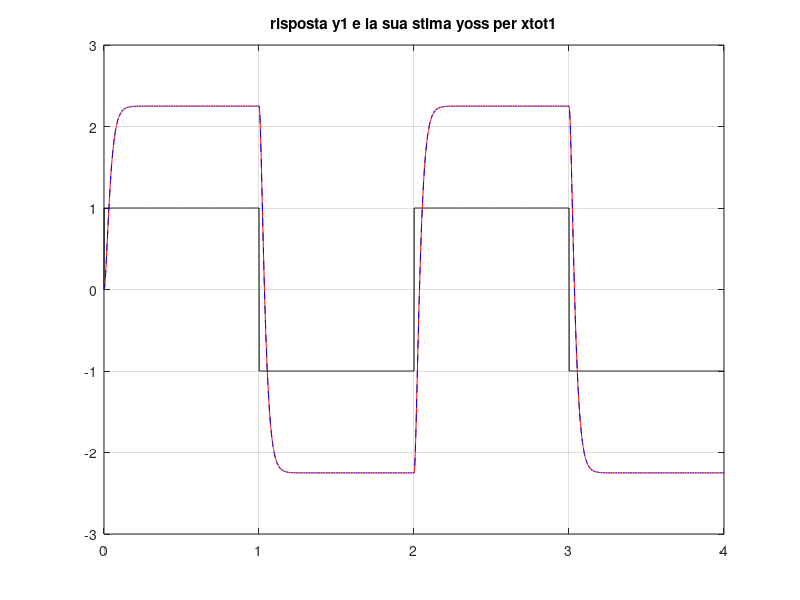
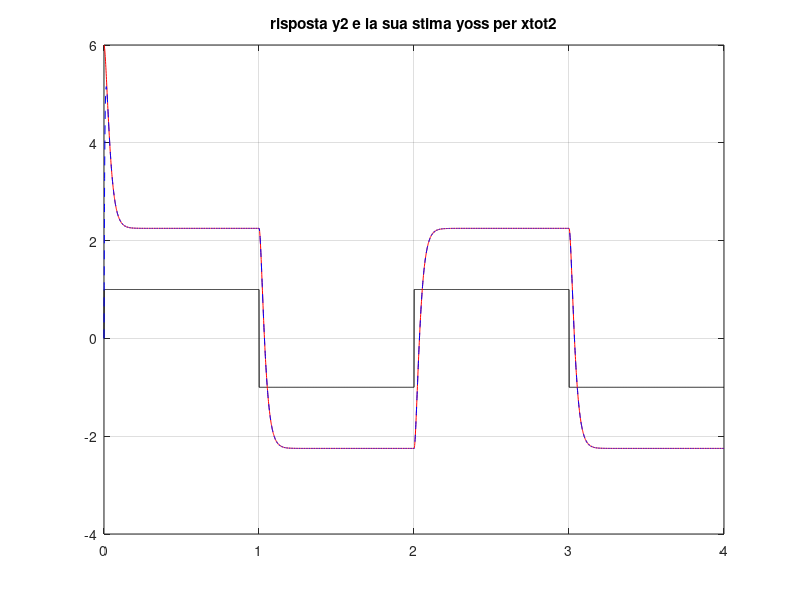
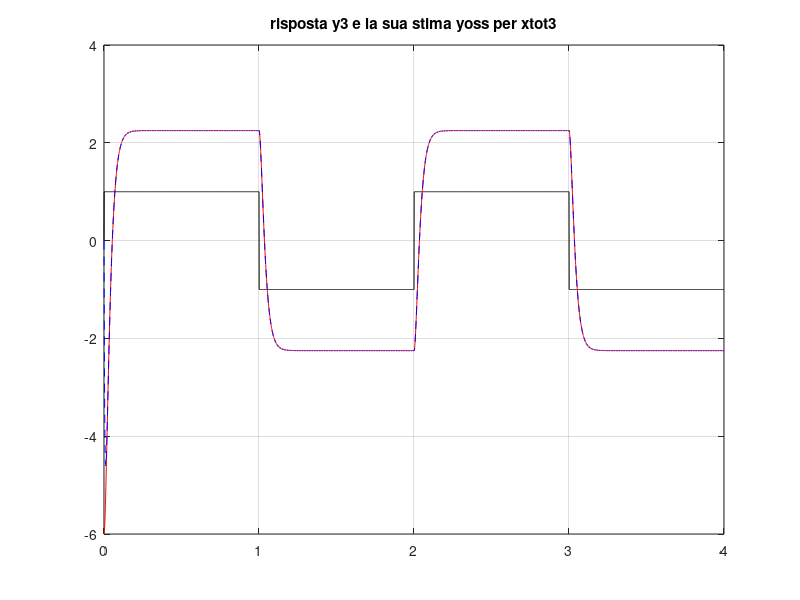
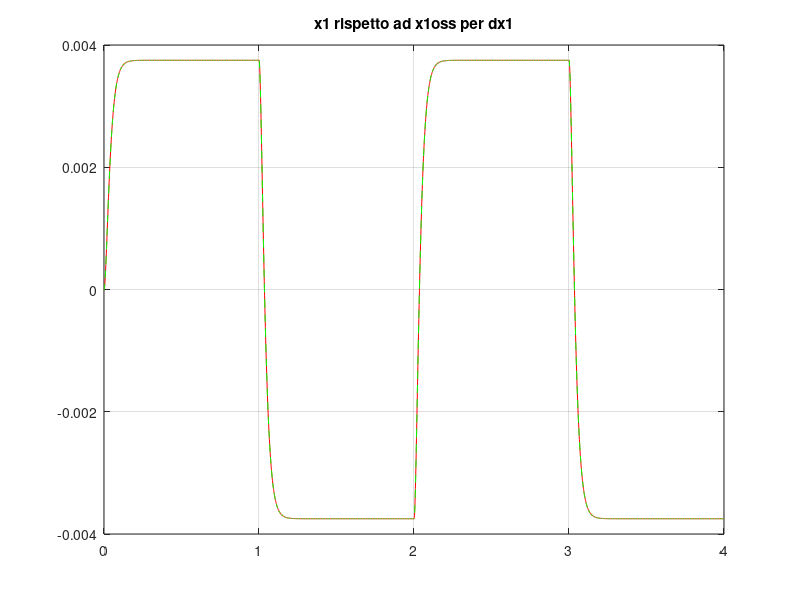

Write MATLAB code to recreate these figures, in order.
close all
clear all

 %PROGETTO DI UN OSSERVATORE DELLO STATO

 A = [[0,1];[-2400,-100]];
 B = [0;9];
 C = [600,0];
 D = [0];
%con autovalori:
lambda1 = -120;
lambda2 = -180;

%PARTE 1:
%si analizzino le proprieta di oervabilita del sistema

Mo = obsv(A,C)
rMo = rank(Mo)
%se rMo == 2 allora il sistema � osservabile

%%PARTE 2:
% assegnazione degli autovalori e generazione del vettore L

P = [lambda1,lambda2];
L = place(A',C',P)'
%verifico
eigAminLC = eig(A-L*C)

%%PARTE 3:
%definizione del sistema complessivo

Atot = [A,zeros(size(A));L*C,A-L*C]
Btot = [B;B]
Ctot = [C,zeros(size(C));zeros(size(C)),C]
Dtot = [D;D]

%PARTE 4:
%simulare evolutzione dello stato xtot(t) e della risposta ytot(t) ad un
%ingresso u(t) ad onda quadra di frequenza 0.5 Hz ed ampiezza 2 VPP,
%assumendo sempre nullo lo stato iniziale dell osdservatore ;
%si confrontino in particolare gli andamenti di x(t) rispetto alla sua
%stima nonche gli andamenti dell uscita y(t) e della sua stima, dati:

dx1 = [0,0]'
dx2 = [0.01,0]'
dx3 = [-0.01,0]'

t=0:.001:4;
r = sign(sin(2*pi*0.5*t));

sOsservatore = ss(Atot,Btot,Ctot,Dtot)

x0oss = [0;0]
x0tot1 = [dx1;x0oss]
x0tot2 = [dx2;x0oss]
x0tot3 = [dx3;x0oss]

%simulazione
[ytot1,T1,xtot1] = lsim(sOsservatore,r,t,x0tot1);
[ytot2,T2,xtot2] = lsim(sOsservatore,r,t,x0tot2);
[ytot3,T3,xtot3] = lsim(sOsservatore,r,t,x0tot3);

%plot dell uscita

figure, plot(t,r,'k',T1,ytot1(:,1),'r',T1,ytot1(:,2),'b--'),grid on,
title('risposta y1 e la sua stima yoss per xtot1')

figure, plot(t,r,'k',T2,ytot2(:,1),'r',T2,ytot2(:,2),'b--'),grid on,
title('risposta y2 e la sua stima yoss per xtot2')

figure, plot(t,r,'k',T3,ytot3(:,1),'r',T3,ytot3(:,2),'b--'),grid on,
title('risposta y3 e la sua stima yoss per xtot3')

%plot dello stato 
%x1 rispetto xoss1
figure, plot(T1,xtot1(:,1),'r',T1,xtot1(:,3),'g--'), grid on,
title('x1 rispetto ad x1oss per dx1')

figure, plot(T2,xtot2(:,1),'r',T2,xtot2(:,3),'g--'), grid on,
title('x1 rispetto ad x1oss per dx2')

figure, plot(T3,xtot3(:,1),'r',T3,xtot3(:,3),'g--'), grid on,
title('x1 rispetto ad x1oss per dx3')
%x2 rispetto a xoss2
figure, plot(T1,xtot1(:,2),'r',T1,xtot1(:,4),'g--'), grid on,
title('x2 rispetto ad x2oss per dx1')

figure, plot(T2,xtot2(:,2),'r',T2,xtot2(:,4),'g--'), grid on,
title('x2 rispetto ad x2oss per dx2')

figure, plot(T3,xtot3(:,2),'r',T3,xtot3(:,4),'g--'), grid on,
title('x2 rispetto ad x2oss per dx3')
   

